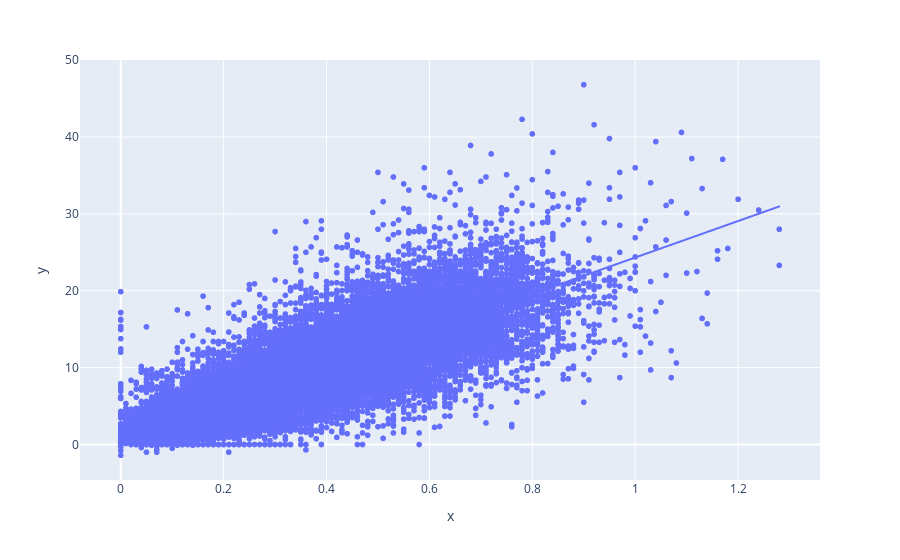

Here is the notebook cell this chart was saved with:
### Code cell
fig = px.scatter(x=df['season_avg_wopr'], y=df['season_avg_fantasy_points_ppr'], trendline="ols")
fig.show()

### Figure 1 — Plotly figure (JSON) as saved in the notebook; plotly's stock layout.template omitted (floating-point values rounded to 4 significant figures; data arrays with more than 128 entries replaced by an {"elided": "..."} marker saying what was removed)
{"data": [{"hovertemplate": "x=%{x}<br>y=%{y}<extra></extra>", "legendgroup": "", "marker": {"color": "#636efa", "symbol": "circle"}, "mode": "markers", "name": "", "showlegend": false, "type": "scattergl", "x": {"elided": "39176 float values"}, "xaxis": "x", "y": {"elided": "39176 float values"}, "yaxis": "y"}, {"hovertemplate": "<b>OLS trendline</b><br>y = 23.7381 * x + 0.582564<br>R<sup>2</sup>=0.702058<br><br>x=%{x}<br>y=%{y} <b>(trend)</b><extra></extra>", "legendgroup": "", "marker": {"color": "#636efa", "symbol": "circle"}, "mode": "lines", "name": "", "showlegend": false, "type": "scattergl", "x": {"elided": "35311 float values"}, "xaxis": "x", "y": {"elided": "35311 float values"}, "yaxis": "y"}], "layout": {"legend": {"tracegroupgap": 0}, "margin": {"t": 60}, "xaxis": {"anchor": "y", "domain": [0, 1], "title": {"text": "x"}}, "yaxis": {"anchor": "x", "domain": [0, 1], "title": {"text": "y"}}}}
